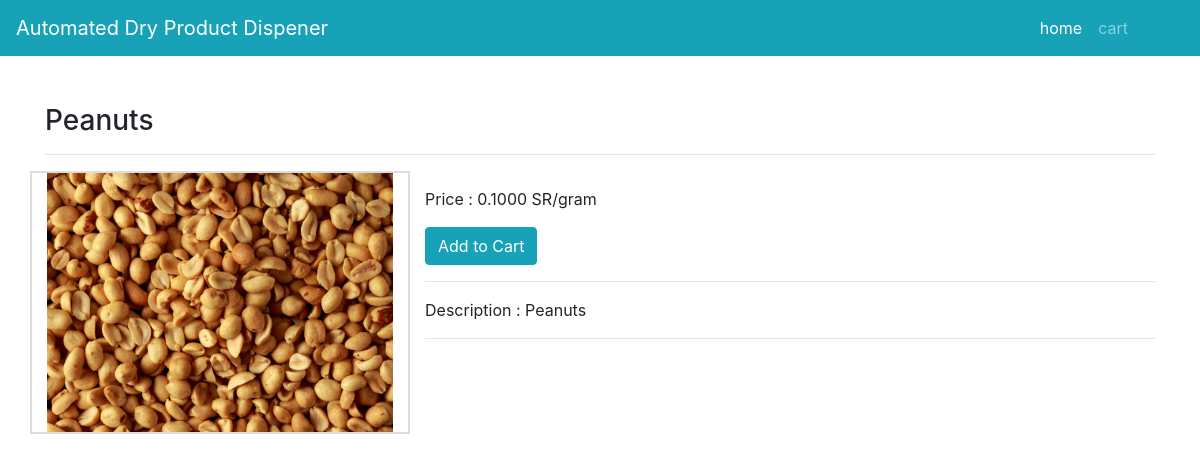
/product/peanuts/, run on the app's committed database.
### adpdapp/models.py (models this page shows, shortened)
class Product(models.Model):
    title = models.CharField(max_length=200)
    slug = models.SlugField(unique=True)
    image = models.ImageField(upload_to="products")
    selling_price = models.DecimalField(verbose_name="price",decimal_places=4,max_digits=50)
    description = models.TextField()
    Quantity=models.PositiveIntegerField(default=1000)
    number=models.PositiveIntegerField(default=0)

### adpdapp/views.py (the view)
# urls.py: path("product/<slug:slug>/", ProductDetailView.as_view(), name="productdetail"),
class ProductDetailView(EcomMixin, TemplateView):
    template_name = "productdetail.html"
    def get_context_data(self, **kwargs):
        context = super().get_context_data(**kwargs)
        url_slug = self.kwargs['slug']
        product = Product.objects.get(slug=url_slug)
        product.save()
        context['product'] = product
        return context

### adpdapp/views.py (called while the page is built)
    def dispatch(self, request, *args, **kwargs):
        cart_id = request.session.get("cart_id")
        if cart_id:
            cart_obj = Cart.objects.get(id=cart_id)
            cart_obj.save()
        return super().dispatch(request, *args, **kwargs)

### templates/productdetail.html (shortened to what this page needs)
{% extends 'base.html' %}
{% block content %}
<div class="container">
    <h3 class="mt-5">   {{product.title}}  </h3><hr>
    <div class="row">
        <div class="col-md-4" style="border: 2px solid #ddd;" >
            <img src="{{product.image.url}}" alt="" class="img-fluid w-100">
        </div>
        <div class="col-md-8">
            <p class="mt-3">Price :  {{product.selling_price}} SR/gram </p>
            <button class="btn btn-info id-product-pk">Add to Cart</button>
            <hr>
            <p>Description : {{product.description}}</p><hr>
        </div>
    </div>
</div>
{% endblock %}

### data on the page
Product: title "Peanuts", image (picture), selling_price "0.1000", description "Peanuts"
